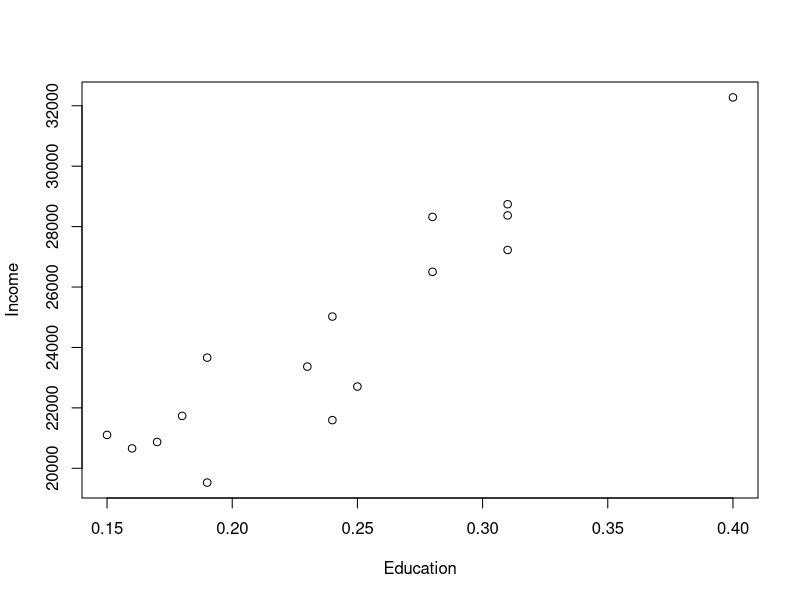
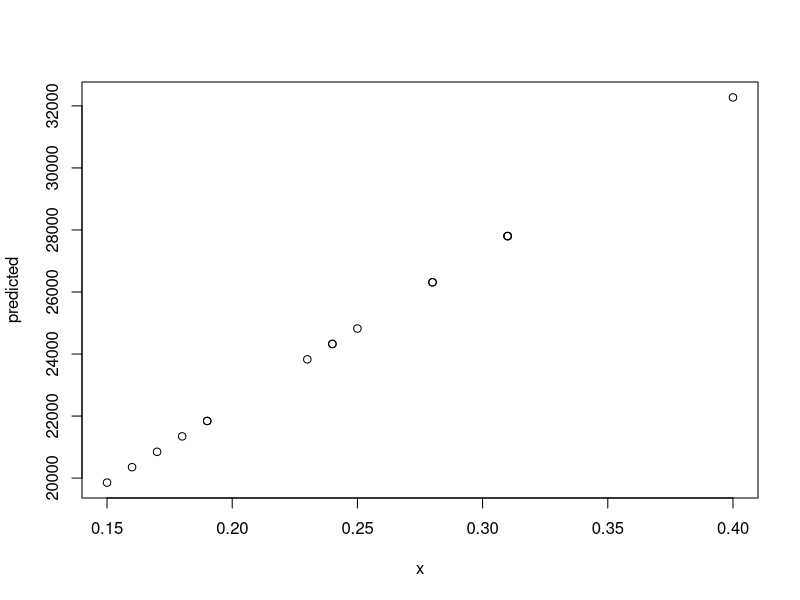
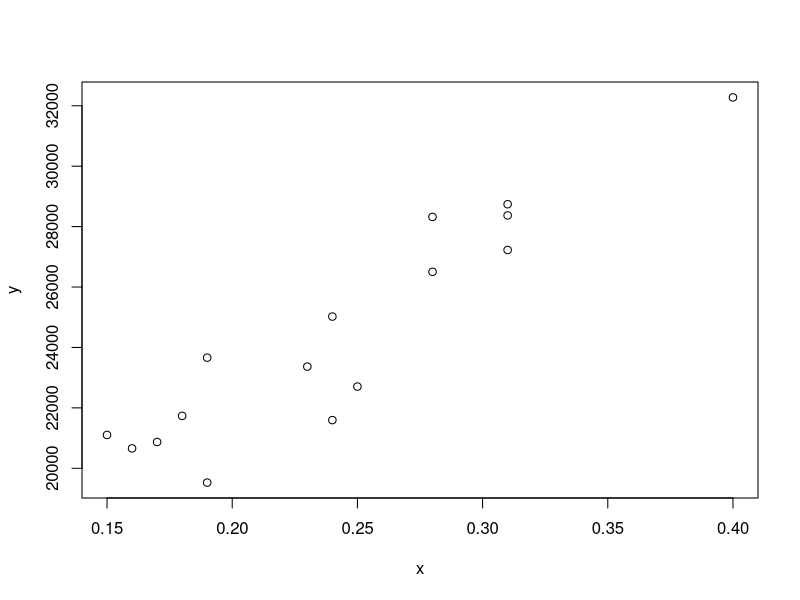

R code for these plots, in order: (Note: this script raises an error after producing the figures.)

library(car) 
library(boot) 
library(scatterplot3d) # Used to extract p-value from logistic model

options(scipen=999) #turn off scientific notation
 

y <- c(23663, 20659, 32277, 21595, 27227, 
       25023, 26504, 28741, 21735, 23366, 
       20871, 28370, 21105, 22706, 19527, 
       28321)

# X represents the fraction of residents in each county having attained a
# bachelor's degree or better
x   <- c(0.19, 0.16, 0.40, 0.24, 0.31, 0.24, 0.28, 
         0.31, 0.18, 0.23, 0.17, 0.31, 0.15, 0.25, 
         0.19, 0.28)

# Let's combine Income and Education into a single dataframe
dat <- data.frame(Income = y, Education = x)

# We will add county names to each row
row.names(dat) <- c("Androscoggin", "Aroostook", "Cumberland", "Franklin", "Hancock",
                    "Kennebec", "Knox", "Lincoln", "Oxford", "Penobscot", "Piscataquis",
                    "Sagadahoc", "Somerset", "Waldo", "Washington", "York")

plot(Income ~ Education , dat)
      




## manually calculating 
dat2 = dat
dat2$x = dat2$Education
dat2$y = dat2$Income

#need to claculate the mean of X and mean of Y 
meanX = mean(dat2$x)
meanY= mean(dat2$y)

dat2$numerator = (dat2$x - meanX) * (dat2$y - meanY)
dat2$denominator = ((dat2$x - meanX) * (dat2$x - meanX))

sum_numerator = sum(dat2$numerator)
sum_denominator = sum(dat2$denominator)

x_slope_via_ls = sum_numerator / sum_denominator

# now calculating y-sloe 
ourmeanx = meanX
ourmeany = meanY
yintercept = ourmeany - (x_slope_via_ls*meanX)

#y intercept = 12405 
#x slope = 49670
# equation = Y = 12405 + 49670(x) + error 
dat2$predicted = 12405 + (49670*dat2$x)

#Predicted 
plot(predicted ~ x , dat2)
#Original 
plot(y ~ x , dat2)

#Residuals 
#Now lets manually compute the delta (abs) between predicted and actual 
#This will also be called the least absolute error (LAE)
dat2$lae = abs(dat2$predicted - dat2$y)

#Then to get to the sum of squared errors (SSE)
dat2$sse = (abs(dat2$predicted - dat2$y))^2

lae_mean = mean(dat2$lae)
sse_mean = mean(dat2$sse)

#Sum of Standard Error 
sum_sse = sum(dat2$sse)

#Mean of Standard Error
n <- length(dat2$x)
mean_standard_error = sum_sse / (n - 2)











## Simple Way 
dat3 = dat
dat3$x = dat2$Education
dat3$y = dat2$Income
model <- lm( y ~ x, dat3)
model_summ <-summary(model)

#### Need to show manually how then based on the model, 
#### you could then manually show where / how the points 
#### would equally if you were to do this manually with the slope 
#### equation we just greated 

# https://drsimonj.svbtle.com/visualising-residuals
dat3$predicted <- predict(model)   # Save the predicted values
dat3$residuals <- residuals(model) # Save the residual values
#####
ggplot(dat3, aes(x = x, y = y)) +  # Set up canvas with outcome variable on y-axis
geom_point() #plot the actual values
#####
#add the predicted values 
ggplot(dat3, aes(x = x, y = y)) +
  geom_point() +
  geom_point(aes(y = predicted), shape = 1)
#####
ggplot(dat3, aes(x = x, y = y)) +
  geom_segment(aes(xend = x, yend = predicted)) +
  geom_point() +
  geom_point(aes(y = predicted), shape = 1)
#####
ggplot(dat3, aes(x = x, y = y)) +
  geom_smooth(method = "lm", se = FALSE, color = "lightgrey") +  # Plot regression slope
  geom_segment(aes(xend = x, yend = predicted), alpha = .2) +  # alpha to fade lines
  geom_point() +
  geom_point(aes(y = predicted), shape = 1) +
  theme_bw()  # Add theme for cleaner look






####ANOTHER WAY => https://rpubs.com/aaronsc32/simple-linear-regression
####ANOTHER WAY => https://rpubs.com/aaronsc32/simple-linear-regression
####ANOTHER WAY => https://rpubs.com/aaronsc32/simple-linear-regression
# Manual Calculation of then the ERROR 
n <- length(dat2$x)

# Calculate the error statistics Sxx, Syy, and Sxy
sxx <- sum(dat2$x^2) - sum(dat2$x)^2 / n
syy <- sum(dat2$y^2) - sum(dat2$y)^2 / n
sxy <- sum(x * y) - (sum(x) * sum(y)) / n

# Coefficients beta0 and beta1
b1 <- sxy / sxx
b0 <- mean(dat2$y) - b1 * mean(dat2$x)

# Sum of standard error and Mean Standard Error
sse <- syy - sxy^2 / sxx
mse <- sse / (n - 2)

# Coefficient of determination R-squared
# where 𝑆𝑆res is the residual sum of squares and 𝑆𝑆tot is the total sum of squares.
r2 <- (syy - sse) /syy
